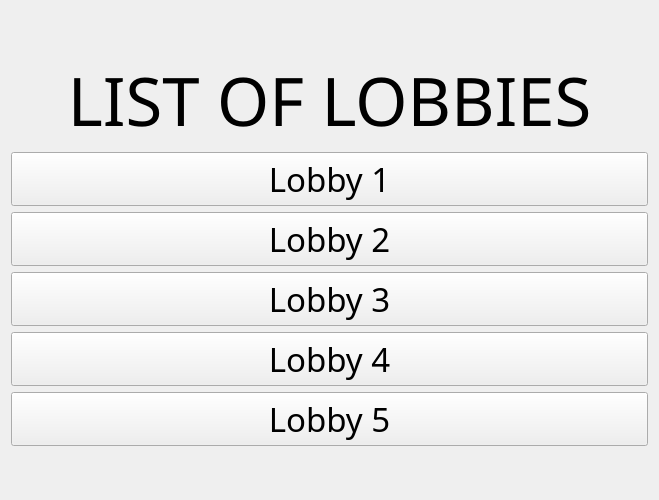
<?xml version="1.0" encoding="UTF-8"?>
<ui version="4.0">
 <class>LobbyForm</class>
 <widget class="QWidget" name="LobbyForm">
  <property name="geometry">
   <rect>
    <x>0</x>
    <y>0</y>
    <width>659</width>
    <height>500</height>
   </rect>
  </property>
  <property name="windowTitle">
   <string>Form</string>
  </property>
  <layout class="QVBoxLayout" name="verticalLayout">
   <item>
    <spacer name="verticalSpacer">
     <property name="orientation">
      <enum>Qt::Vertical</enum>
     </property>
     <property name="sizeHint" stdset="0">
      <size>
       <width>20</width>
       <height>40</height>
      </size>
     </property>
    </spacer>
   </item>
   <item>
    <widget class="QLabel" name="label">
     <property name="font">
      <font>
       <family>Montserrat</family>
       <pointsize>50</pointsize>
      </font>
     </property>
     <property name="text">
      <string>LIST OF LOBBIES</string>
     </property>
     <property name="alignment">
      <set>Qt::AlignCenter</set>
     </property>
    </widget>
   </item>
   <item>
    <layout class="QVBoxLayout" name="verticalLayout_2">
     <item>
      <widget class="QPushButton" name="btn_lby_1">
       <property name="font">
        <font>
         <family>Montserrat</family>
         <pointsize>25</pointsize>
        </font>
       </property>
       <property name="text">
        <string>Lobby 1</string>
       </property>
      </widget>
     </item>
     <item>
      <widget class="QPushButton" name="btn_lby_2">
       <property name="font">
        <font>
         <family>Montserrat</family>
         <pointsize>25</pointsize>
        </font>
       </property>
       <property name="text">
        <string>Lobby 2</string>
       </property>
      </widget>
     </item>
     <item>
      <widget class="QPushButton" name="btn_lby_3">
       <property name="font">
        <font>
         <family>Montserrat</family>
         <pointsize>25</pointsize>
        </font>
       </property>
       <property name="text">
        <string>Lobby 3</string>
       </property>
      </widget>
     </item>
     <item>
      <widget class="QPushButton" name="btn_lby_4">
       <property name="font">
        <font>
         <family>Montserrat</family>
         <pointsize>25</pointsize>
        </font>
       </property>
       <property name="text">
        <string>Lobby 4</string>
       </property>
      </widget>
     </item>
     <item>
      <widget class="QPushButton" name="btn_lby_5">
       <property name="font">
        <font>
         <family>Montserrat</family>
         <pointsize>25</pointsize>
        </font>
       </property>
       <property name="text">
        <string>Lobby 5</string>
       </property>
      </widget>
     </item>
    </layout>
   </item>
   <item>
    <spacer name="verticalSpacer_2">
     <property name="orientation">
      <enum>Qt::Vertical</enum>
     </property>
     <property name="sizeHint" stdset="0">
      <size>
       <width>20</width>
       <height>40</height>
      </size>
     </property>
    </spacer>
   </item>
  </layout>
 </widget>
 <resources/>
 <connections/>
</ui>
